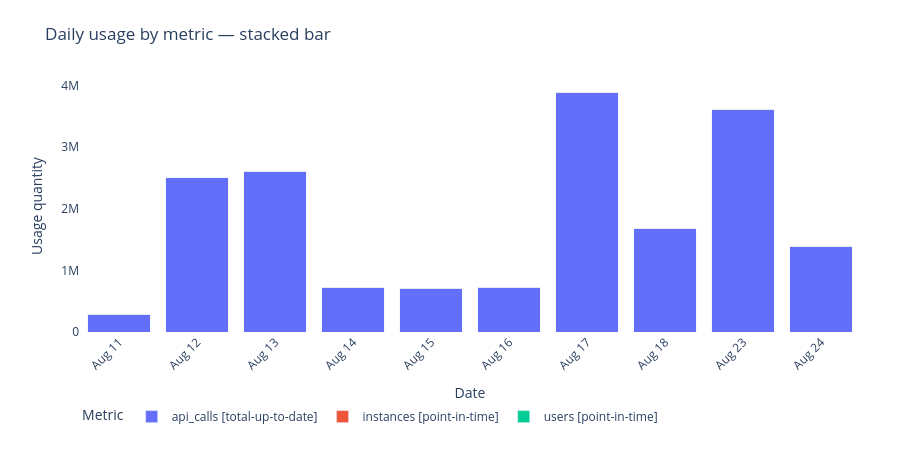

Notebook cell for this chart:
### Markdown cell above
### Chart Guide

**Purpose:** Shows daily total usage and how each metric contributes to it.
Where the line chart (5.1) shows individual metric trends, this chart shows relative share.

**Chart Attributes**

| | |
|---|---|
| **Chart type** | Stacked bar chart |
| **X axis** | Date |
| **Y axis** | Usage quantity (same model-aware aggregation as 5.1) |
| **Colour** | One segment per metric |

**Insights:** A metric whose segment grows relative to others is increasing its share.
A very thin segment means that metric contributes negligibly to overall load.

### Code cell
if fig_53 is not None:
    fig_53.show()

### Figure 1 — Plotly figure (JSON) as saved in the notebook; plotly's stock layout.template omitted (floating-point values rounded to 4 significant figures)
{"data": [{"hovertemplate": "Metric=api_calls [total-up-to-date]<br>Date=%{x}<br>Usage quantity=%{y}<extra></extra>", "legendgroup": "api_calls [total-up-to-date]", "marker": {"color": "#636efa", "pattern": {"shape": ""}}, "name": "api_calls [total-up-to-date]", "orientation": "v", "showlegend": true, "textposition": "auto", "type": "bar", "x": ["Aug 11", "Aug 12", "Aug 13", "Aug 14", "Aug 15", "Aug 16", "Aug 17", "Aug 18", "Aug 23", "Aug 24"], "xaxis": "x", "y": [291200.0, 2502000.0, 2605000.0, 716700.0, 710600.0, 723300.0, 3885000.0, 1673000.0, 3608000.0, 1382000.0], "yaxis": "y"}, {"hovertemplate": "Metric=instances [point-in-time]<br>Date=%{x}<br>Usage quantity=%{y}<extra></extra>", "legendgroup": "instances [point-in-time]", "marker": {"color": "#EF553B", "pattern": {"shape": ""}}, "name": "instances [point-in-time]", "orientation": "v", "showlegend": true, "textposition": "auto", "type": "bar", "x": ["Aug 11", "Aug 13", "Aug 14", "Aug 15", "Aug 16", "Aug 17", "Aug 18", "Aug 23", "Aug 24"], "xaxis": "x", "y": [1.0, 1.0, 1.0, 1.0, 1.0, 1.0, 1.0, 1.0, 1.0], "yaxis": "y"}, {"hovertemplate": "Metric=users [point-in-time]<br>Date=%{x}<br>Usage quantity=%{y}<extra></extra>", "legendgroup": "users [point-in-time]", "marker": {"color": "#00cc96", "pattern": {"shape": ""}}, "name": "users [point-in-time]", "orientation": "v", "showlegend": true, "textposition": "auto", "type": "bar", "x": ["Aug 11", "Aug 13", "Aug 14", "Aug 15", "Aug 16", "Aug 17", "Aug 18", "Aug 23", "Aug 24"], "xaxis": "x", "y": [1.0, 1.0, 1.0, 1.0, 1.0, 1.0, 1.0, 1.0, 1.0], "yaxis": "y"}], "layout": {"bargap": 0.2, "barmode": "stack", "height": 460, "hovermode": "x unified", "legend": {"orientation": "h", "title": {"text": "Metric"}, "tracegroupgap": 0, "x": 0, "xanchor": "left", "y": -0.2783, "yanchor": "top"}, "margin": {"b": 128, "l": 80, "r": 40, "t": 80}, "plot_bgcolor": "white", "title": {"text": "Daily usage by metric — stacked bar"}, "xaxis": {"anchor": "y", "categoryarray": ["Aug 11", "Aug 12", "Aug 13", "Aug 14", "Aug 15", "Aug 16", "Aug 17", "Aug 18", "Aug 23", "Aug 24"], "categoryorder": "array", "domain": [0, 1], "tickangle": -45, "tickmode": "linear", "title": {"text": "Date"}}, "yaxis": {"anchor": "x", "domain": [0, 1], "title": {"text": "Usage quantity"}}}}
